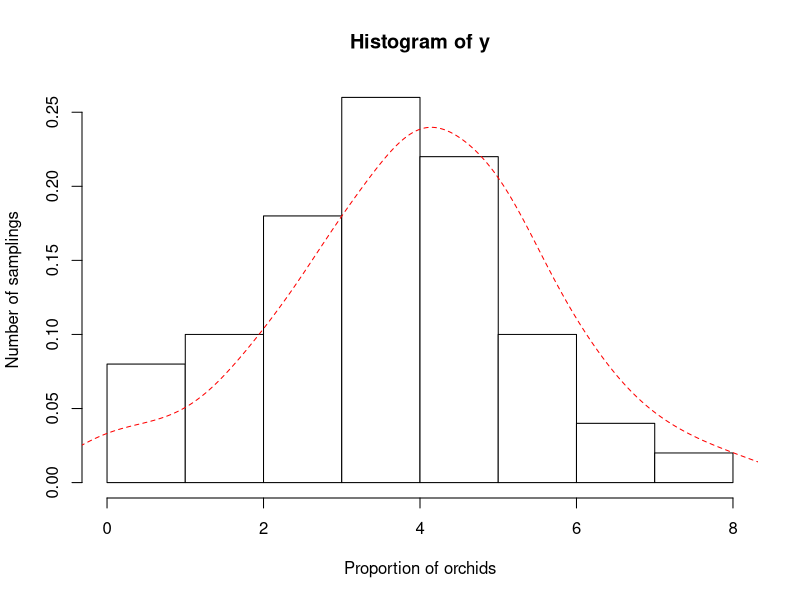
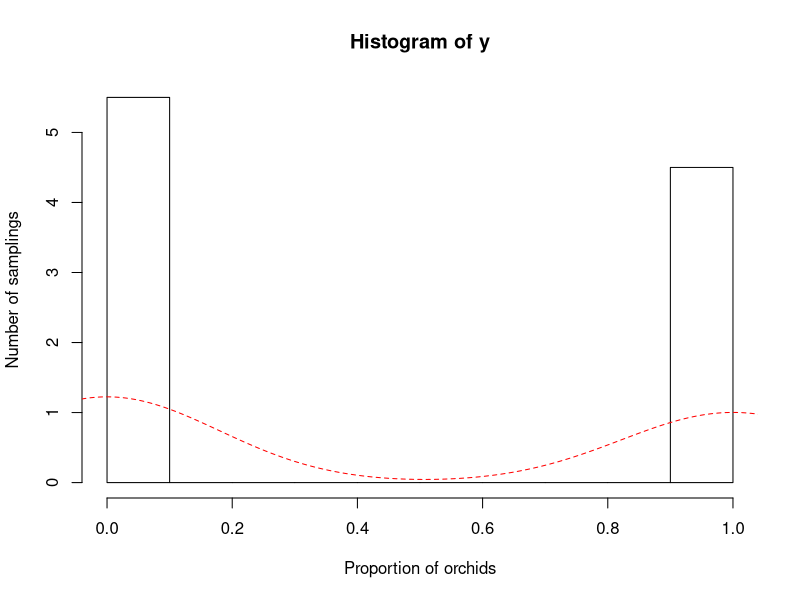
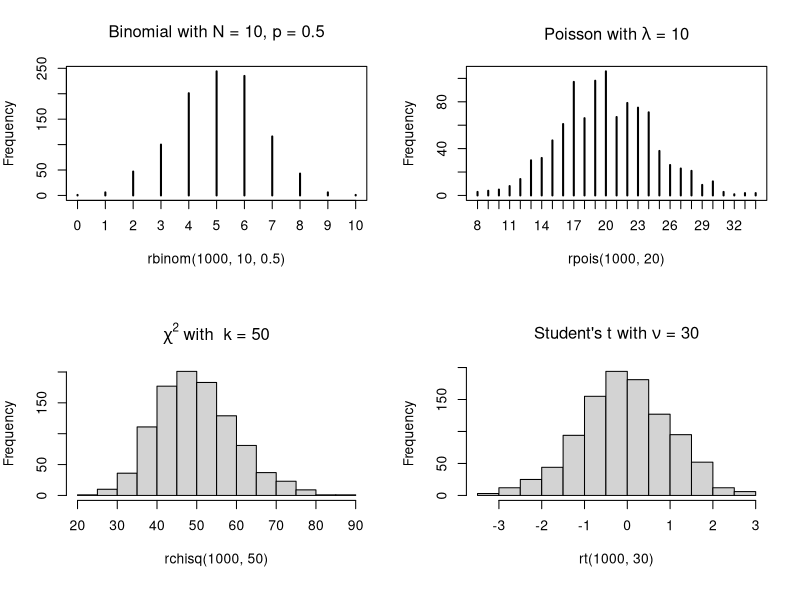
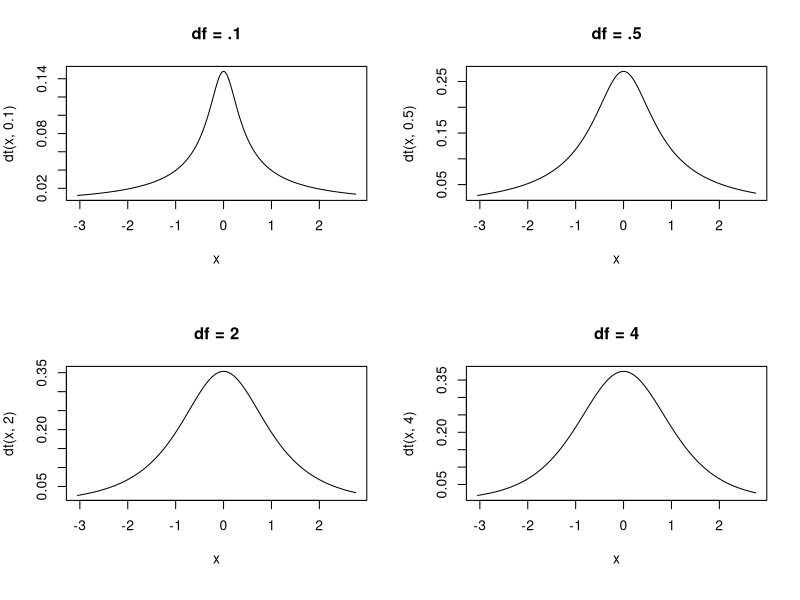

R code for these plots, in order: (Note: this script raises an error after producing the figures.)
## ---- chunk 1
library(knitr)

default_source_hook <- knit_hooks$get('source')
default_output_hook <- knit_hooks$get('output')

knit_hooks$set(
  source = function(x, options) {
    paste0(
      "\n::: {.codebox data-latex=\"\"}\n\n",
      default_source_hook(x, options),
      "\n\n:::\n\n")
  }
)

knit_hooks$set(
  output = function(x, options) {
    paste0(
      "\n::: {.codebox data-latex=\"\"}\n\n",
      default_output_hook(x, options),
      "\n\n:::\n\n")
  }
)

knitr::opts_chunk$set(echo = TRUE)
## ---- chunk 2
set.seed(12345) # For reproducibility
n.fields <- 50;n.picks=10;p.orchid <- 0.4
y <- rbinom(n.fields, size = n.picks, prob = p.orchid) 
## ---- chunk 3
hist(y, xlab = "Proportion of orchids", 
     ylab = "Number of samplings", freq = FALSE, col = "white")
lines(density(y), col = "red", lty = "dashed")
## ---- chunk 4
set.seed(12345) # For reproducibility
n.fields <- 100;n.picks=1;p.orchid <- 0.4
y <- rbinom(n.fields, size = n.picks, prob = p.orchid) 
## ---- chunk 5
hist(y, xlab = "Proportion of orchids", 
     ylab = "Number of samplings", freq = FALSE, col = "white")
lines(density(y), col = "red", lty = "dashed")
## ---- chunk 6
par(mfrow=c(2,2), mar =  c(6,4,4,2))
plot(table(rbinom(1000,10,0.5)), ylab="Frequency", main=expression(paste("Binomial with N = 10, ", p, " = 0.5")), xlab="rbinom(1000, 10, 0.5)")
plot(table(rpois(1000,20)), ylab="Frequency", main=expression(paste("Poisson with ", lambda, " = 10")), xlab = "rpois(1000, 20)")
hist(rchisq(1000, 50), ylab="Frequency", main=expression(paste(chi^2, " with  k = 50")))
hist(rt(1000, 30), ylab="Frequency", main=expression(paste("Student's t with ", nu, " = 30")))
## ---- chunk 7
par(mfrow=c(2,2))
x <- sort(rnorm(1000))
plot(dt(x, .1), x = x, type="l", main = "df = .1")
plot(dt(x, .5), x = x, type="l", main = "df = .5")
plot(dt(x, 2), x = x, type="l", main = "df = 2")
plot(dt(x, 4), x = x, type="l", main = "df = 4")
## ---- chunk 8
set.seed(12345)
y <- rnorm(10)
x <- rnorm(10, mean = 2)
t.test(x, y)
## ---- chunk 9
data("alaska.pipeline", package="UsingR")
library(tidyr)
knitr::kable(head(alaska.pipeline, 7), format="latex", booktabs = T)%>%kableExtra::kable_styling(position="center")
## ---- chunk 10
data(alaska.pipeline, package="UsingR")
t.test(alaska.pipeline$field.defect, 
       alaska.pipeline$lab.defect, paired=TRUE)
## ---- chunk 11
plot(c(1,2), y = range(alaska.pipeline[,c("field.defect","lab.defect")]), type="n", xaxt="n", ylab="Defect depth", xlim = c(0,3), xlab=NA)
axis(1, at = c(1,2), labels = c("Field","Lab"))

points(rep(1, nrow(alaska.pipeline)), alaska.pipeline$field.defect)
points(1, mean(alaska.pipeline$field.defect), pch = 16, col = "red", cex = 1.3)
points(rep(2, nrow(alaska.pipeline)), alaska.pipeline$lab.defect)
points(2, mean(alaska.pipeline$lab.defect), pch = 16, col = "red", cex = 1.3)

lines(c(1,2), c(mean(alaska.pipeline$field.defect), mean(alaska.pipeline$lab.defect)), col="red")
## ---- chunk 12
set.seed(12345)
x <- rbinom(50, 0.5, size = 1)
y = 20 + 5*x + rnorm(50)
Means <- aggregate(y,list(x),mean)
par(mfrow=c(1,1), mar=c(4.1,7,1,1), oma=c(0,0,0,0))
plot(y, jitter(1*x), yaxt="n", ann=FALSE, 
     col="grey50") 
points(Means[,2], c(0,1), col=2, pch=3, cex=4)
text(Means[1,2], 0.2, expression(beta[0]), cex=3, adj=-0.2)
text(Means[2,2], 0.8, expression(beta[1]), cex=3, adj=-0.2)

axis(2, c("Something", "Something else"), at=c(0,1), las=1)
## ---- chunk 13
set.seed(12345)
x <- rbinom(50, 0.5, size = 1)
y = 20 + 5*x + rnorm(50)
Means <- aggregate(y,list(x),mean)
par(mfrow=c(1,1), mar=c(4.1,7,1,1), oma=c(0,0,0,0))
plot(y, jitter(1*x), yaxt="n", ann=FALSE, 
     col="grey50") 
points(Means[,2], c(0,1), col=2, pch=3, cex=4)
text(Means[1,2], 0.2, expression(alpha + 0*beta), cex=3, adj=-0.2)
text(Means[2,2], 0.8, expression(alpha + 1*beta), cex=3, adj=-0.2)

axis(2, c("Something", "Something else"), at=c(0,1), las=1)
## ---- chunk 14
alaska <- rbind(data.frame(id = 1:nrow(alaska.pipeline), 
                           lab = "lab", depth = alaska.pipeline$lab.defect),
                data.frame(id = 1:nrow(alaska.pipeline), 
                           lab="field", depth = alaska.pipeline$field.defect))
alaska$lab <- as.factor(alaska$lab)
lm(depth~lab, data = alaska)
## ---- chunk 15
x <- rnorm(30)+1;set.seed(2)
y <- rnorm(30,1+x*.4)
model <-  lm(y~x)
plot(y~x, ylab = "Response", xlab = "Explanatory", main=expression(alpha))
abline(model,col="red")
segments(y0=-3,y1=predict(model,data.frame(x=0)), x0 = 0, x1=0, col = "darkorange", lty = "dashed")
segments(y0=predict(model,data.frame(x=0)),y1=predict(model,data.frame(x=0)), x0 = 0, x1=-2, col = "darkorange", lty = "dashed")
text(y=predict(model,data.frame(x=-1)), -1, expression(alpha), adj = c(0.5,-1), cex=3, col = "darkorange")

## ---- chunk 16
x <- rnorm(30)+1;set.seed(2)
y <- rnorm(30,1+x*1)
model <-  lm(y~x)
plot(y~x, ylab = "Response", xlab = "Explanatory", main=expression(beta))
abline(model,col="red")
segments(y0=predict(model,data.frame(x=2)),y1=predict(model,data.frame(x=2)), x0 = 2, x1=3, col = "darkorange", lty = "dashed")
segments(y0=predict(model,data.frame(x=2)),y1=predict(model,data.frame(x=3)), x0 = 3, x1=3, col = "darkorange", lty = "dashed")
text(y=predict(model,data.frame(x=2.5)), 2.5, expression(beta), cex=3, adj=c(0,1.5), col = "darkorange")
## ---- chunk 17
lm(lab.defect~field.defect, data = alaska.pipeline)
## ---- chunk 18
x <- rnorm(30)+20;set.seed(2)
y <- rnorm(30,1+x*.4)
model <-  lm(y~x)
plot(y~x, ylab = expression(y), xlab = expression(x))
abline(model,col="red", lty = "dotted")
abline(h=9, col="red", lty = "dashed")
## ---- chunk 19
x <- rnorm(30)+20;set.seed(2)
y <- rnorm(30,1+x*.4)
model <-  lm(y~x)
plot(y~x, ylab = "Response", xlab = "Explanatory")
abline(model,col="red")

segments(x,y,x,predict(model), col = "blue")
